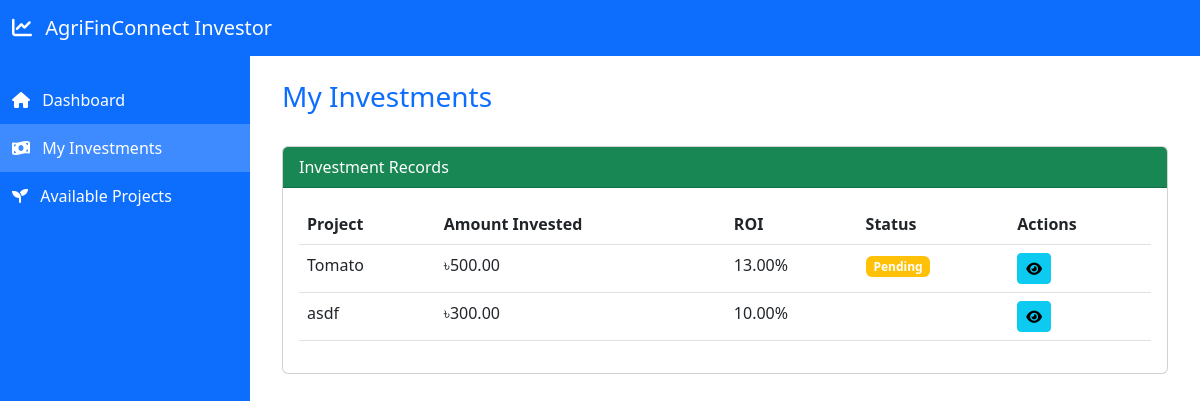
Screenshot of /investor/my_investments.php (signed in) with the database file from the repository.
### tables this page shows
CREATE TABLE `investments` (
  `id` int(11) NOT NULL,
  `investor_id` int(11) NOT NULL,
  `project_id` int(11) NOT NULL,
  `amount` decimal(10,2) NOT NULL,
  `investment_date` timestamp NOT NULL DEFAULT current_timestamp(),
  `status` enum('pending','approved','rejected') DEFAULT 'pending'
);

CREATE TABLE `projects` (
  `id` int(11) NOT NULL,
  `farmer_id` int(11) DEFAULT NULL,
  `title` varchar(255) DEFAULT NULL,
  `description` text DEFAULT NULL,
  `category` varchar(255) DEFAULT NULL,
  `target_amount` decimal(15,2) DEFAULT NULL,
  `raised_amount` decimal(15,2) DEFAULT NULL,
  `start_date` date DEFAULT NULL,
  `end_date` date DEFAULT NULL,
  `status` enum('pending','approved','closed','finished') NOT NULL,
  `created_at` datetime DEFAULT NULL,
  `roi` decimal(5,2) DEFAULT NULL
);

### investor/my_investments.php (the view, shortened to what this page needs)
<?php
$db_connection = databaseconnect();
$investor_id = $_SESSION['id'];
$sql_investments = "SELECT i.id, p.title AS project_name, i.amount, p.roi, p.status
                    FROM investments i
                    JOIN projects p ON i.project_id = p.id
                    WHERE i.investor_id = ?";
$stmt_investments = $db_connection->prepare($sql_investments);
$stmt_investments->bind_param("i", $investor_id);
$stmt_investments->execute();
$result_investments = $stmt_investments->get_result();
?>
<!DOCTYPE html>
<html lang="en">
<head>
    <link href="https://cdn.jsdelivr.net/npm/bootstrap@5.3.0/dist/css/bootstrap.min.css" rel="stylesheet">
    <link rel="stylesheet" href="https://cdnjs.cloudflare.com/ajax/libs/font-awesome/6.0.0/css/all.min.css">
</head>
<body>
    <nav class="navbar navbar-expand-lg navbar-dark bg-primary fixed-top">
        <div class="container-fluid">
            <a class="navbar-brand" href="#"><i class="fas fa-chart-line me-2"></i> AgriFinConnect Investor</a>
        </div>
    </nav>
    <div class="sidebar">
        <ul class="nav flex-column">
            <li class="nav-item"><a class="nav-link" href="dashboard.php"><i class="fas fa-home me-2"></i> Dashboard</a></li>
            <li class="nav-item"><a class="nav-link active" href="my_investments.php"><i class="fas fa-money-bill-wave me-2"></i> My Investments</a></li>
            <li class="nav-item"><a class="nav-link" href="browse_projects.php"><i class="fas fa-seedling me-2"></i> Available Projects</a></li>
        </ul>
    </div>
    <div class="main-content">
        <div class="container">
            <div class="d-flex justify-content-between align-items-center mb-4">
                <h3 class="text-primary">My Investments</h3>
            </div>
            <div class="card">
                <div class="card-header bg-success text-white">Investment Records</div>
                <div class="card-body">
                    <table class="table table-hover">
                        <thead>
                            <tr>
                                <th>Project</th>
                                <th>Amount Invested</th>
                                <th>ROI</th>
                                <th>Status</th>
                                <th>Actions</th>
                            </tr>
                        </thead>
                        <tbody>
                            <?php
                            if ($result_investments->num_rows > 0) {
                                while ($investment = $result_investments->fetch_assoc()) {
                            ?>
                                <tr>
                                    <td><?= $investment['project_name'] ?></td>
                                    <td>৳<?= number_format($investment['amount'], 2) ?></td>
                                    <td><?= $investment['roi'] ?>%</td>
                                    <td><span class="badge bg-<?= $investment['status'] == 'approved' ? 'success' : 'warning' ?>"><?= ucfirst($investment['status']) ?></span></td>
                                    <td>
                                        <button class="btn btn-sm btn-info" data-bs-toggle="modal" data-bs-target="#viewInvestmentModal<?= $investment['id'] ?>"><i class="fas fa-eye"></i></button>
                                    </td>
                                </tr>
                            <?php
                                }
                            } else {
                                echo "<tr><td colspan='5' class='text-center'>No investments found</td></tr>";
                            }
                            ?>
                        </tbody>
                    </table>
                </div>
            </div>
        </div>
    </div>
</body>
</html>

### investor/my_investments.php (style rules this page uses)
.sidebar { height: 100vh; width: 250px; position: fixed; top: 56px; left: 0; background-color: #0d6efd; padding-top: 20px; color: white; }
.sidebar .nav-link { color: white; padding: 12px; }
.sidebar .nav-link:hover, .sidebar .nav-link.active { background-color: rgba(255, 255, 255, 0.2); }
.main-content { margin-left: 250px; padding: 20px; padding-top: 80px; }

### rows the page displays
investments: project.title "Tomato", amount "500.00", project.roi "13.00", project.status "Pending"
investments: project.title "asdf", amount "300.00", project.roi "10.00"
